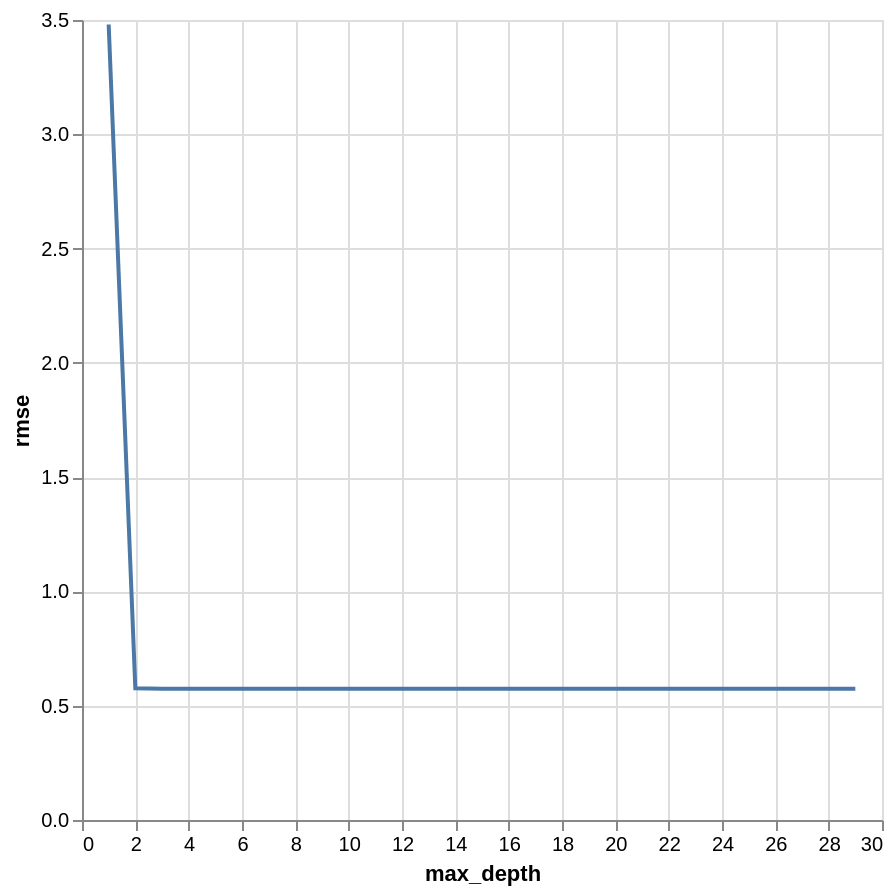

The notebook cell saved with this chart:
### Code cell
plot_max_depth_rmse(max_depths, rmses_te)

### Figure 1 — Vega-Lite specification as saved in the notebook (floating-point values rounded to 4 significant figures)
{"config": {"view": {"continuousWidth": 300, "continuousHeight": 300}}, "data": {"name": "data-418fe1d33f83576c171e29d4423db3f6"}, "mark": {"type": "line"}, "encoding": {"x": {"field": "max_depth", "type": "quantitative"}, "y": {"field": "rmse", "type": "quantitative"}}, "height": 400, "params": [{"name": "param_6", "select": {"type": "interval", "encodings": ["x", "y"]}, "bind": "scales"}], "width": 400, "$schema": "https://vega.github.io/schema/vega-lite/v5.16.3.json", "datasets": {"data-418fe1d33f83576c171e29d4423db3f6": [{"max_depth": 1, "rmse": 3.48}, {"max_depth": 2, "rmse": 0.5759}, {"max_depth": 3, "rmse": 0.5744}, {"max_depth": 4, "rmse": 0.5741}, {"max_depth": 5, "rmse": 0.5741}, {"max_depth": 6, "rmse": 0.5741}, {"max_depth": 7, "rmse": 0.5741}, {"max_depth": 8, "rmse": 0.5741}, {"max_depth": 9, "rmse": 0.5741}, {"max_depth": 10, "rmse": 0.5741}, {"max_depth": 11, "rmse": 0.5741}, {"max_depth": 12, "rmse": 0.5741}, {"max_depth": 13, "rmse": 0.5741}, {"max_depth": 14, "rmse": 0.5741}, {"max_depth": 15, "rmse": 0.5741}, {"max_depth": 16, "rmse": 0.5741}, {"max_depth": 17, "rmse": 0.5741}, {"max_depth": 18, "rmse": 0.5741}, {"max_depth": 19, "rmse": 0.5741}, {"max_depth": 20, "rmse": 0.5741}, {"max_depth": 21, "rmse": 0.5741}, {"max_depth": 22, "rmse": 0.5741}, {"max_depth": 23, "rmse": 0.5741}, {"max_depth": 24, "rmse": 0.5741}, {"max_depth": 25, "rmse": 0.5741}, {"max_depth": 26, "rmse": 0.5741}, {"max_depth": 27, "rmse": 0.5741}, {"max_depth": 28, "rmse": 0.5741}, {"max_depth": 29, "rmse": 0.5741}]}}
